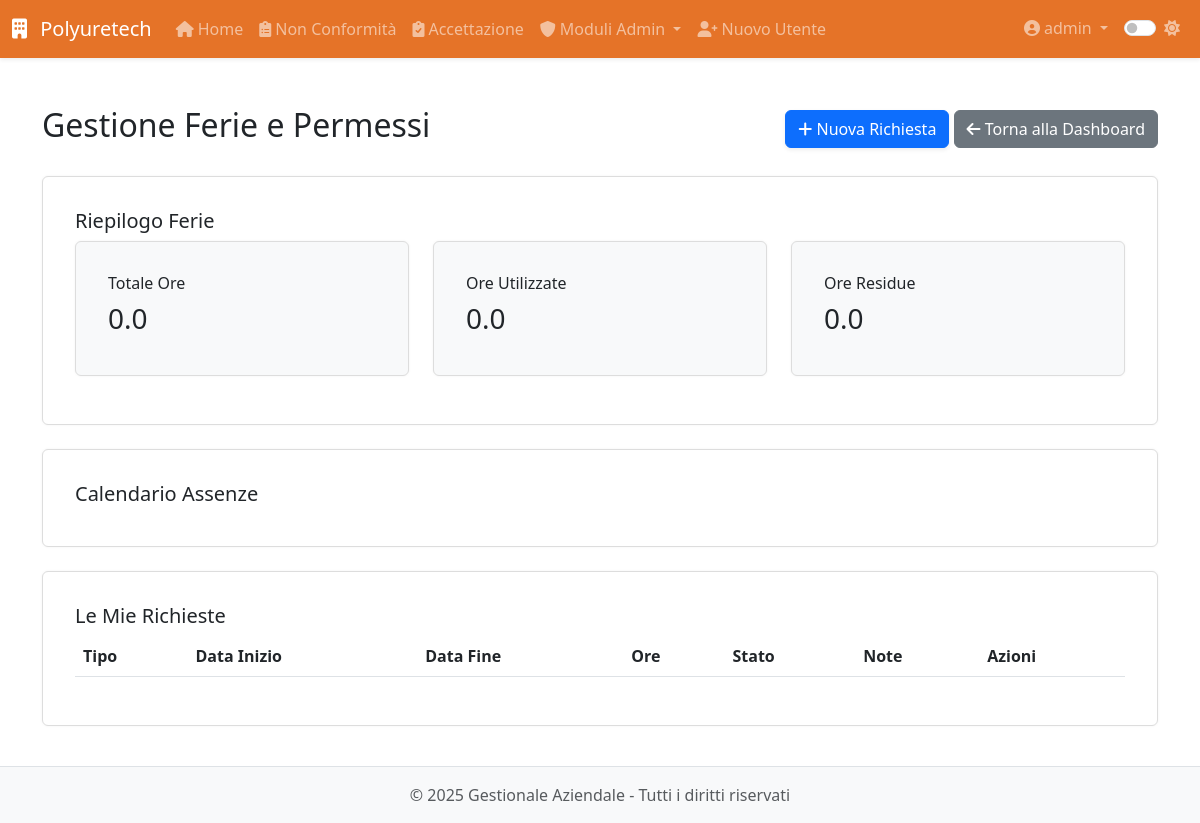
/modulo8/ferie (signed in), run on the app's committed database.
### app/models.py (models this page shows, shortened)
class User(UserMixin, db.Model):
    __tablename__ = 'users'
    id = db.Column(db.Integer, primary_key=True)
    username = db.Column(db.String(64), unique=True, nullable=False, index=True)
    email = db.Column(db.String(120), unique=True, nullable=False, index=True)
    password_hash = db.Column(db.String(128), nullable=False)
    role = db.Column(db.String(20), default='operatore')  # 'operatore' o 'admin'
    created_at = db.Column(db.DateTime, default=datetime.utcnow)
    last_login = db.Column(db.DateTime)
    is_active = db.Column(db.Boolean, default=True)
    is_admin = db.Column(db.Boolean, default=False)
    modules = db.Column(db.String(255), default='')  # Lista di moduli accessibili separati da virgola
    modulo1_entries = db.relationship('Modulo1Entry',
                               backref='author',
                               lazy='dynamic',
                               foreign_keys='Modulo1Entry.user_id')
    modulo5_entries = db.relationship('Modulo5Entry',
                               backref='author',
                               lazy='dynamic',
                               foreign_keys='Modulo5Entry.user_id')
    def is_admin(self):
        return self.role == 'admin'

class ResiduoFerie(db.Model):
    id = db.Column(db.Integer, primary_key=True)
    dipendente_id = db.Column(db.Integer, db.ForeignKey('dipendente.id'), nullable=False)
    anno = db.Column(db.Integer, nullable=False)
    tipo = db.Column(db.String(20), nullable=False)  # 'ferie', 'rol', 'ex_festivita'
    ore_totali = db.Column(db.Float, nullable=False)
    ore_usate = db.Column(db.Float, default=0)
    ore_residue = db.Column(db.Float, nullable=False)
    dipendente = db.relationship('Dipendente', backref='residui_ferie')
    __table_args__ = (
        db.UniqueConstraint('dipendente_id', 'anno', 'tipo', name='unique_residuo'),
    )

### app/routes/modulo8.py (the view, shortened to what this page needs)
@modulo8.route('/ferie')
@login_required
def ferie():
    residuo = ResiduoFerie.query.filter_by(dipendente_id=current_user.id).first()
    richieste = RichiestaFerie.query.filter_by(dipendente_id=current_user.id).order_by(RichiestaFerie.data_inizio.desc()).all()
    return render_template('modulo8/ferie/lista.html',
                         residuo=residuo,
                         richieste=richieste)

### app/models.py (called while the page is built)
@login_manager.user_loader
def load_user(id):
    return User.query.get(int(id))

### app/templates/modulo8/ferie/lista.html (shortened to what this page needs)
{% extends 'base.html' %}
{% block content %}
<div class="module-view">
    <div class="d-flex justify-content-between align-items-center mb-4">
        <h2>Gestione Ferie e Permessi</h2>
        <div>
            <button type="button" class="btn btn-primary" data-bs-toggle="modal" data-bs-target="#richiestaModal">
                <i class="fas fa-plus"></i> Nuova Richiesta
            </button>
            <a href="{{ url_for('modulo8.dashboard_timbrature') }}" class="btn btn-secondary">
                <i class="fas fa-arrow-left"></i> Torna alla Dashboard
            </a>
        </div>
    </div>
    <div class="card mb-4">
        <div class="card-body">
            <h5 class="card-title">Riepilogo Ferie</h5>
            <div class="row">
                <div class="col-md-4">
                    <div class="card bg-light">
                        <div class="card-body">
                            <h6>Totale Ore</h6>
                            <h3>{{ residuo.ore_totali }}</h3>
                        </div>
                    </div>
                </div>
                <div class="col-md-4">
                    <div class="card bg-light">
                        <div class="card-body">
                            <h6>Ore Utilizzate</h6>
                            <h3>{{ residuo.ore_usate }}</h3>
                        </div>
                    </div>
                </div>
                <div class="col-md-4">
                    <div class="card bg-light">
                        <div class="card-body">
                            <h6>Ore Residue</h6>
                            <h3>{{ residuo.ore_residue }}</h3>
                        </div>
                    </div>
                </div>
            </div>
        </div>
    </div>
    <div class="card mb-4">
        <div class="card-body">
            <h5 class="card-title">Calendario Assenze</h5>
        </div>
    </div>
    <div class="card">
        <div class="card-body">
            <h5 class="card-title">Le Mie Richieste</h5>
            <div class="table-responsive">
                <table class="table">
                    <thead>
                        <tr>
                            <th>Tipo</th>
                            <th>Data Inizio</th>
                            <th>Data Fine</th>
                            <th>Ore</th>
                            <th>Stato</th>
                            <th>Note</th>
                            {% if current_user.is_admin %}
                            <th>Azioni</th>
                            {% endif %}
                        </tr>
                    </thead>
                </table>
            </div>
        </div>
    </div>
</div>
<link href='https://cdn.jsdelivr.net/npm/fullcalendar@5.11.3/main.css' rel='stylesheet' />
{% endblock %}

### app/templates/base.html (shortened to what this page needs)
<!DOCTYPE html>
<html lang="it">
<head>
    <link href="https://cdn.jsdelivr.net/npm/bootstrap@5.3.0-alpha1/dist/css/bootstrap.min.css" rel="stylesheet">
    <link rel="stylesheet" href="https://cdnjs.cloudflare.com/ajax/libs/font-awesome/6.0.0/css/all.min.css">
    <link id="theme-style" rel="stylesheet" href="{{ url_for('static', filename='css/theme-' + theme + '.css') }}">
    <link rel="stylesheet" href="{{ url_for('static', filename='css/style.css') }}">
    <link rel="stylesheet" href="{{ url_for('static', filename='css/modulo8.css') }}">
</head>
<body>
    <header class="navbar navbar-expand-lg navbar-dark bg-primary sticky-top shadow-sm">
        <div class="container-fluid">
            <a class="navbar-brand" href="{{ url_for('dashboard.index') }}">
                <i class="fas fa-building me-2"></i> Polyuretech
            </a>
            <div class="collapse navbar-collapse" id="navbarMain">
                {% if current_user.is_authenticated %}
                <ul class="navbar-nav me-auto">
                    <li class="nav-item">
                        <a class="nav-link" href="{{ url_for('dashboard.index') }}">
                            <i class="fas fa-home me-1"></i>Home
                        </a>
                    </li>
                    <li class="nav-item">
                        <a class="nav-link" href="{{ url_for('modulo1.index') }}">
                            <i class="fas fa-clipboard-list me-1"></i>Non Conformità
                        </a>
                    </li>
                    <li class="nav-item">
                        <a class="nav-link" href="{{ url_for('modulo5.index') }}">
                            <i class="fas fa-clipboard-check me-1"></i>Accettazione
                        </a>
                    </li>
                    {% if current_user.is_admin() %}
                    <li class="nav-item dropdown">
                        <a class="nav-link dropdown-toggle" href="#" id="adminModulesDropdown" data-bs-toggle="dropdown">
                            <i class="fas fa-shield-alt me-1"></i>Moduli Admin
                        </a>
                    </li>
                    <li class="nav-item">
                        <a class="nav-link" href="{{ url_for('auth.register') }}">
                            <i class="fas fa-user-plus me-1"></i>Nuovo Utente
                        </a>
                    </li>
                    {% endif %}
                </ul>
                <ul class="navbar-nav ms-auto">
                    <li class="nav-item dropdown">
                        <a class="nav-link dropdown-toggle" href="#" id="userDropdown" data-bs-toggle="dropdown">
                            <i class="fas fa-user-circle me-1"></i>{{ current_user.username }}
                        </a>
                    </li>
                    <li class="nav-item">
                        <div class="nav-link">
                            <div class="form-check form-switch">
                                <input class="form-check-input" type="checkbox" id="darkModeToggle" {% if theme == 'dark' %}checked{% endif %}>
                                <label class="form-check-label" for="darkModeToggle">
                                    <i id="theme-icon" class="fas {% if theme == 'dark' %}fa-moon{% else %}fa-sun{% endif %}"></i>
                                </label>
                            </div>
                        </div>
                    </li>
                </ul>
                {% endif %}
            </div>
        </div>
    </header>
    <main class="container py-4">
        {% block content %}{% endblock %}
    </main>
    <footer class="footer mt-auto py-3 bg-light">
        <div class="container text-center">
            <span class="text-muted">&copy; {{ current_year }} {{ app_name }} - Tutti i diritti riservati</span>
        </div>
    </footer>
</body>
</html>

### app/static/css/theme-light.css (style rules this page uses)
:root { --primary-color: #e05a00d7; --secondary-color: #6c757d; --bg-color: #ffffff; --text-color: #212529; --border-color: #dee2e6; --hover-bg: #f8f9fa; --card-bg: #ffffff; --card-border: #e9ecef; --input-bg: #ffffff; --input-border: #ced4da; --footer-bg: #f8f9fa; --footer-text: #6c757d; --bs-primary-rgb: 0, 0, 0; --bs-success-rgb: 1, 150, 20; --bs-info-rgb: 0, 0, 255; --bs-purple-rgb: 128, 0, 128; --bs-orange-rgb: 255, 165, 0; --bs-teal-rgb: 180, 180, 180; --bs-warning-rgb: 255, 255, 0; --bs-danger-rgb: 255, 0, 0; --bs-btn-bg: #ffffff; }
body { background-color: var(--bg-color); color: var(--text-color); transition: all 0.3s ease; }
.navbar-dark { background-color: var(--primary-color) !important; }
.card { background-color: var(--card-bg); border-color: var(--card-border); box-shadow: 0 0.125rem 0.25rem rgba(0, 0, 0, 0.075); transition: all 0.3s ease; }
.footer { background-color: var(--footer-bg) !important; color: var(--footer-text); border-top: 1px solid var(--border-color); }
.table { color: var(--text-color); }

### app/static/css/style.css (style rules this page uses)
body { display: flex; flex-direction: column; min-height: 100vh; }
main { flex: 1; }
.btn-primary { box-shadow: 0 .125rem .25rem rgba(0,0,0,.075); }
.table-responsive { overflow-x: auto; -webkit-overflow-scrolling: touch; }

### app/static/css/modulo8.css (style rules this page uses)
.card { background: #fff; padding: 1rem; border: 1px solid #ddd; border-radius: 6px; margin-bottom: 1rem; box-shadow: 0 0 3px rgba(0,0,0,0.05); }

### data on the page
User: username "admin"
ResiduoFerie: ore_totali "0.0", ore_usate "0.0", ore_residue "0.0"

### other printed values
{{ app_name }} "Gestionale Aziendale"
